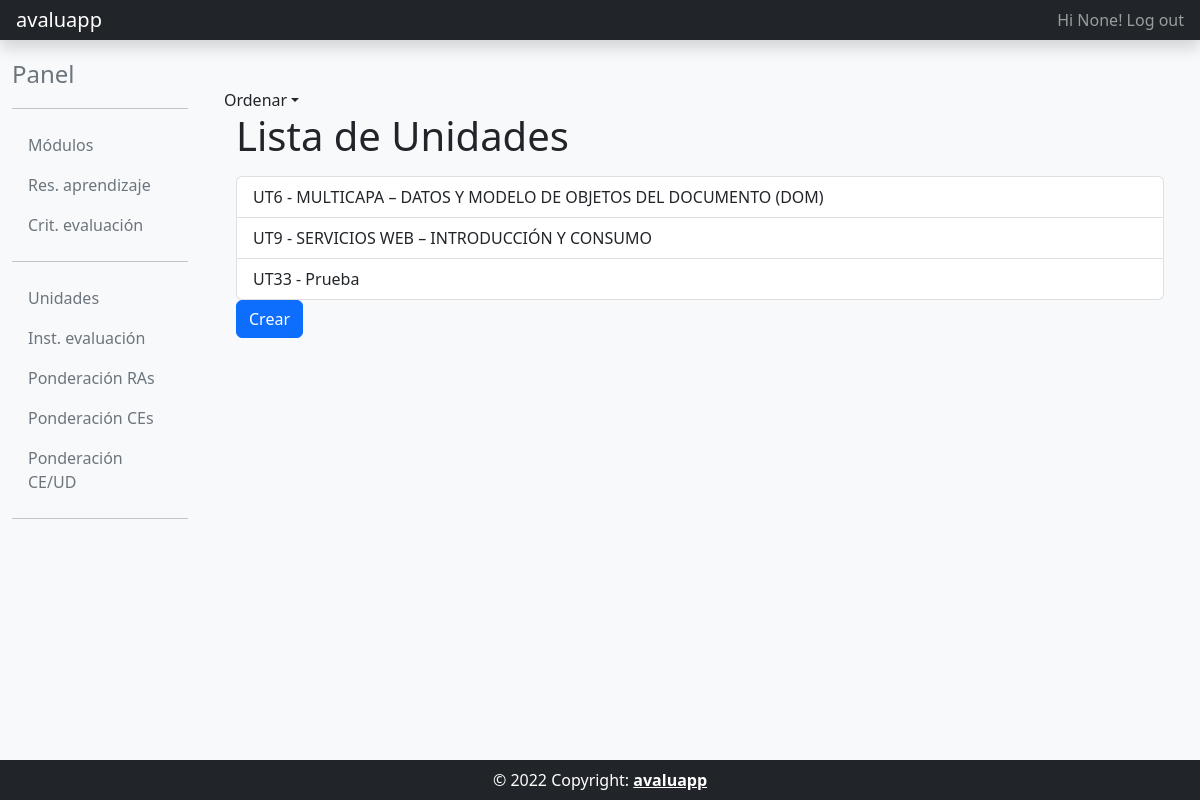
/unidad_list/ (signed in), run on the app's committed database.
### usuarios/models.py (models this page shows, shortened)
class MyUser(AbstractBaseUser, PermissionsMixin):
    username = models.CharField(max_length=33, null=True)
    email = models.EmailField(_('email address'), unique=True)
    activo = models.BooleanField(default=False)
    create_date = models.DateTimeField(auto_now_add=True)
    update_date = models.DateTimeField(auto_now=True)
    is_staff = models.BooleanField(default=False)
    is_active = models.BooleanField(default=True)
    USERNAME_FIELD = 'email'
    REQUIRED_FIELDS = []
    objects = MyUserManager()
    class Meta:
        verbose_name = 'Usuario'
        verbose_name_plural = 'Usuarios'

### programacion_didactica/models.py (models this page shows)
class Unidad(models.Model):
    codigo = models.CharField(max_length = 4, verbose_name="Código", unique=True)
    nombre = models.CharField(max_length = 256, verbose_name="Nombre", unique=True)
    def __str__(self):
        return self.codigo + ' - ' + self.nombre
    class Meta:
        verbose_name = 'Unidad'
        verbose_name_plural = 'Unidades'
        ordering = ['id']

### programacion_didactica/views.py (the view)
# urls.py: path('unidad_list/', programacion_didactica_views.UDListView.as_view(), name='unidad_list'),
class UDListView(DecoratorsMixin, OrderingMixin, ListView):
    model = Unidad
    template_name = 'programacion_didactica/unidad_list.html'

### common/mixins.py (called while the page is built)
    def get_queryset(self):
        model = self.model
        ordenar = self.request.GET.get('ordenar', None)
        if ordenar == 'asc':
            return model.objects.all().order_by('id')
        elif ordenar == 'desc':
            return model.objects.all().order_by('-id')
        else:
            return model.objects.all().order_by('id')

    @method_decorator(login_required)
    def dispatch(self, request, *args, **kwargs):
        return super().dispatch(request, *args, **kwargs)

### templates/programacion_didactica/unidad_list.html (shortened to what this page needs)
{% extends "common/base_intranet.html" %}
{% block main_content %}
<a class="nav-link dropdown-toggle" id="dropdownMenu1" data-bs-toggle="dropdown" ariahaspopup="true">Ordenar</a>
<div class="container">
    <h1>Lista de Unidades</h1>
    <ul class="list-group mt-3">
    {% for unidad in object_list %}
        <a href="{% url 'unidad_detail' unidad.id %}" class="list-group-item list-group-item-action">{{ unidad }}</a>
    {% empty %}
        <p>No existen Unidades.</p>
    {% endfor %}
    </ul>
    <a class="btn btn-primary" href="/unidad_create"> Crear </a>
</div>
{% endblock main_content %}

### templates/common/header_website.html (shortened to what this page needs)
<header class="navbar navbar-dark sticky-top bg-dark flex-md-nowrap p-0 shadow">
  <a class="navbar-brand col-md-3 col-lg-2 px-3 ml-5" href="/">avaluapp</a>
  <div class="navbar-nav">
    <div class="nav-item text-nowrap d-flex">
      {% if user.is_authenticated %}
        <a class="nav-link px-3" href="{% url 'account_logout' %}"">Hi {{ request.user.username }}! Log out</a>
      {% else %}
        <a class="nav-link px-3" href="{% url 'account_login' %}"">Log in</a>
      {% endif %}
    </div>
  </div>
</header>

### data on the page
MyUser: user.username "None"
Unidad: codigo+nombre "UT6 - MULTICAPA – DATOS Y MODELO DE OBJETOS DEL DOCUMENTO (DOM)"
Unidad: codigo+nombre "UT9 - SERVICIOS WEB – INTRODUCCIÓN Y CONSUMO"
Unidad: codigo+nombre "UT33 - Prueba"
